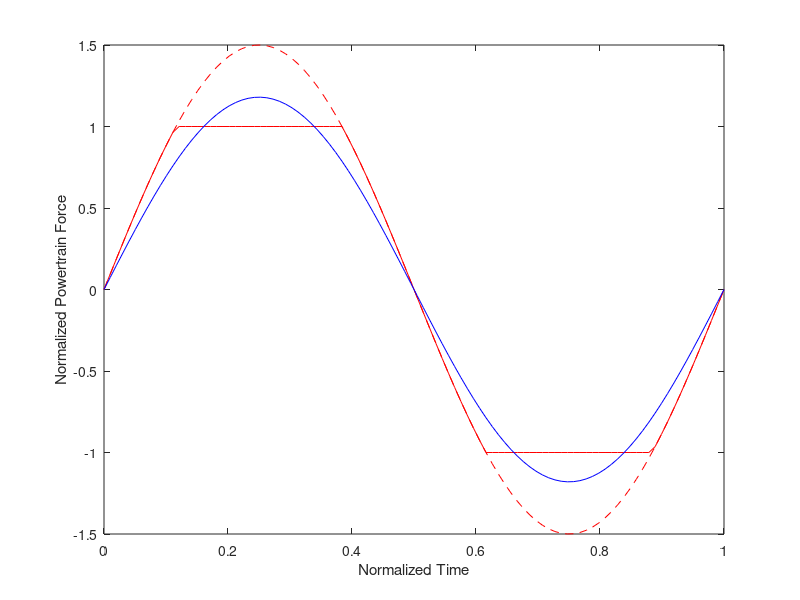

MATLAB code for this plot: (Note: this script raises an error after producing the figure.)

x = linspace(0,1,100);
y = 1.5*sin(x*2*pi);
idx_sat = abs(y)>1;
ysat = y;
ysat(idx_sat) = 1*sign(y(idx_sat));

yfund = 1.18*sin(x*2*pi);

figure
h = plot(x,y,'r--');
hold on
plot(x,ysat,'r',x,yfund,'b')
xlabel('Normalized Time')
ylabel('Normalized Powertrain Force')
improvePlot
set(h,'HandleVisibility','off')

legend('Saturated Signal','Fundamental Amplitude')

figure
r = linspace(1,8,50); % r = Fp / Fmax
alpha = 2/pi * ( r.*asin(1./r) + sqrt(1 - 1./r.^2) );
plot(r,alpha)
hold on
plot(r,4/pi*ones(size(r)),'k--')
text(1.25,1.26,'4/\pi','FontSize',18)
xlim([1 8])
xticks(1:8)
yticks(1:.1:1.3)
xlabel('Force Ratio F_p/F_{max}')
ylabel('Fundamental Ratio \alpha')
improvePlot